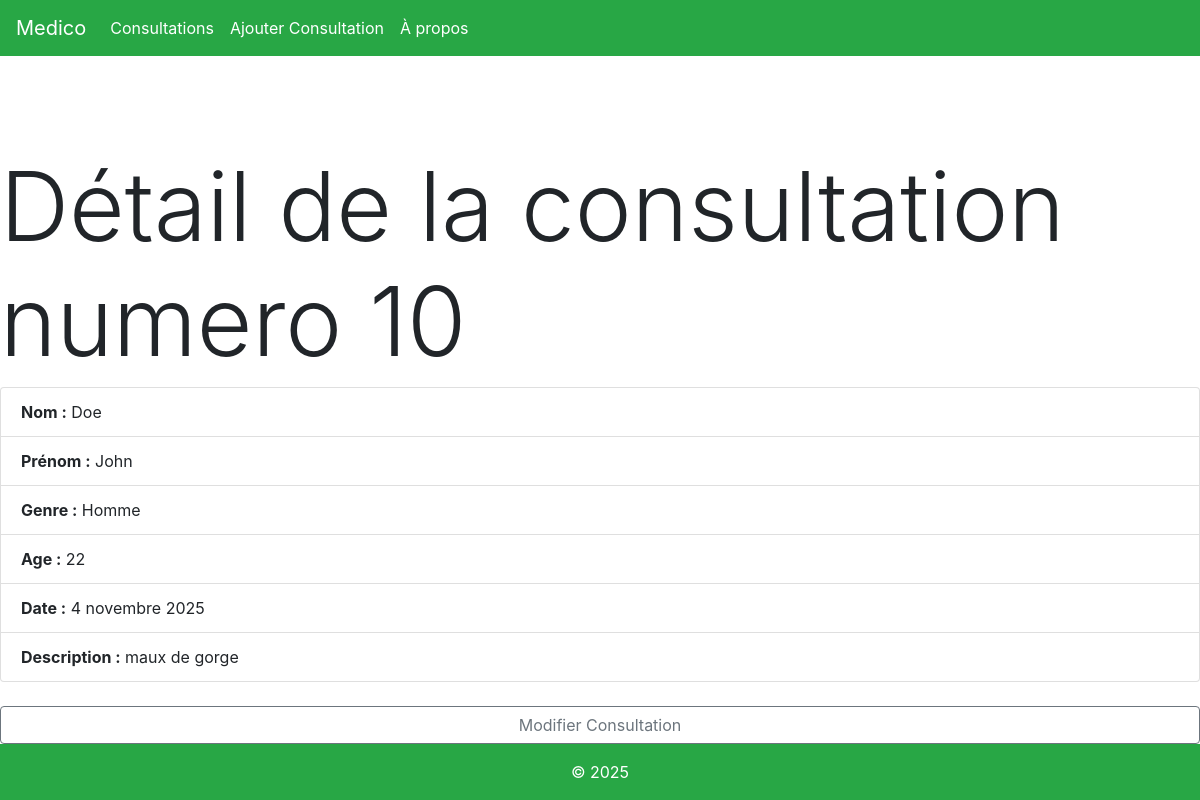
Before: /consultations/10/ with the older database file.
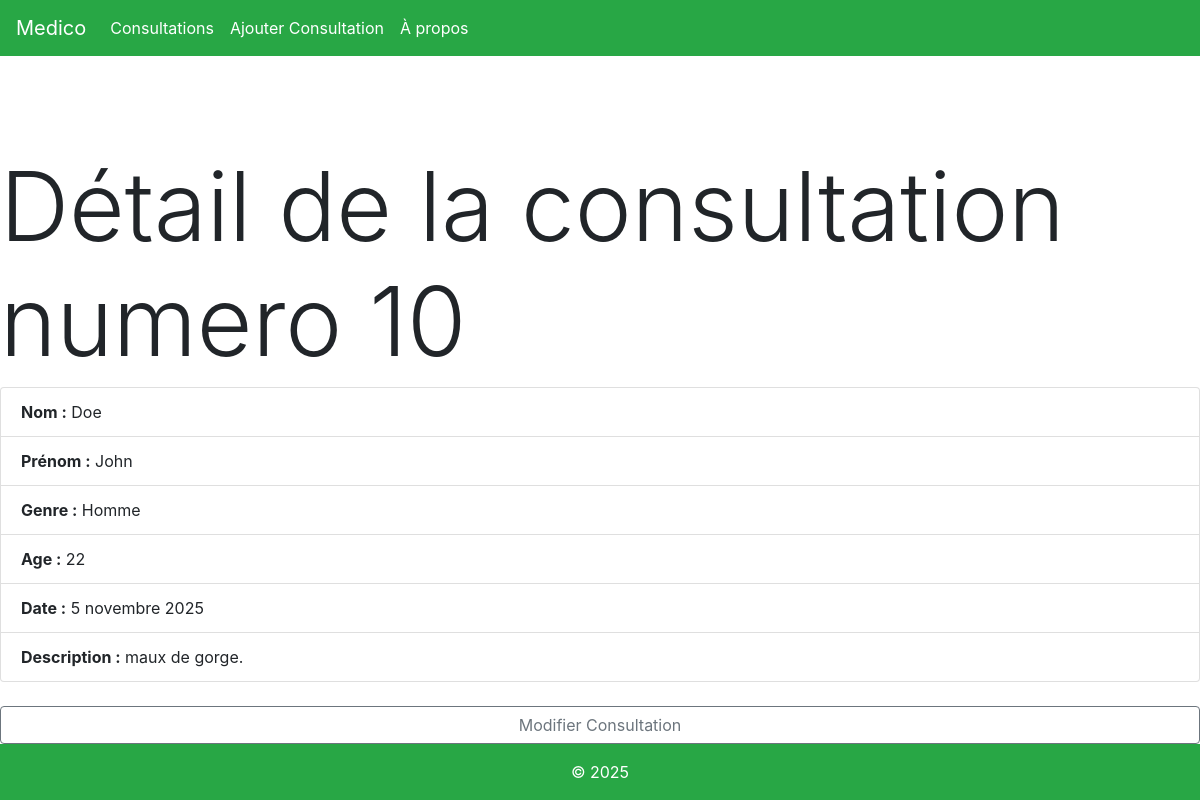
After: the same page with the newer database file.
### medico/models.py (models this page shows)
class Consultation(models.Model):
    GENRE_CHOIX = [('F', "Femme"), ('H', "Homme")]
    patient_nom = models.CharField(max_length=40, null=False)
    patient_prenom = models.CharField(max_length=30, null=False)
    patient_genre = models.CharField(max_length=1, null=False, choices=GENRE_CHOIX)
    patient_age = models.IntegerField(null=False)
    description = models.TextField(null=False)
    date_consultation = models.DateField(null=False)

### medico/views.py (the view)
# urls.py: path('consultations/<int:consultationID>/',views.consultationDetail, name='consultationDetail' ),
def consultationDetail(request, consultationID):
    consultation=Consultation.objects.get(pk=consultationID)
    context = {
        "consultation": consultation,
    }
    return render(request,"medico/consultationDetails.html",context)

### medico/templates/medico/consultationDetails.html (shortened to what this page needs)
{% extends 'medico/main.html'%}
{% load django_bootstrap5 %}
{% block content %}
<!DOCTYPE html>
<html lang="en">
<head>
    <link rel="stylesheet" href="https://stackpath.bootstrapcdn.com/bootstrap/4.5.2/css/bootstrap.min.css">
</head>
<body>
        </div>
   <h1 class="display-1">Détail de la consultation numero {{ consultation.pk }}</h1>
<ul class="list-group" >
    <li class="list-group-item"><strong>Nom :</strong> {{ consultation.patient_nom }}</li>
    <li class="list-group-item"><strong>Prénom :</strong> {{ consultation.patient_prenom }}</li>
    <li class="list-group-item"><strong>Genre :</strong> {{ consultation.get_patient_genre_display }}</li>
    <li class="list-group-item"><strong>Age :</strong> {{ consultation.patient_age }}</li>
    <li class="list-group-item"><strong>Date :</strong> {{ consultation.date_consultation }}</li>
    <li class="list-group-item"><strong>Description :</strong> {{ consultation.description }}</li>
</ul>
<br>
    <a href="{% url 'editConsultation' consultation.id %}" class="btn btn-outline-secondary">
        Modifier Consultation
    </a>
</body>
</html>
{% endblock %}

Changed rows visible on the page:
changed Consultation "Doe": date_consultation "4 novembre 2025" → "5 novembre 2025"; description "maux de gorge" → "maux de gorge."
